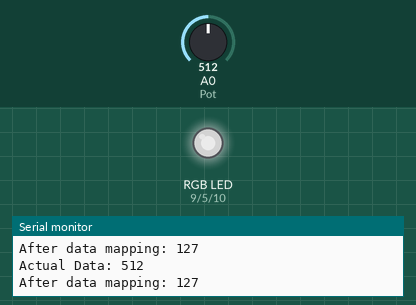
Recording of a sketch running on a simulated Arduino Uno, built with avr-gcc and run on an emulated ATmega328P. On the bench: an RGB LED mixed from three pins (HIGH = lit), the last lines printed to the serial monitor. Inputs (shaded band) come from the test bench; at power-on: A0 (Pot) = 512. Dim RGB values are drawn brighter than linear.

Above: at 1.2 s.
1.3 s: A0 (Pot) set to 716
At 2.1 s:
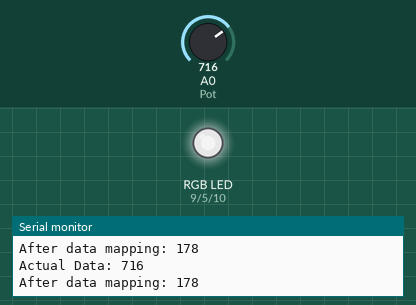
3.2 s: A0 (Pot) set to 900
At 3.46 s:
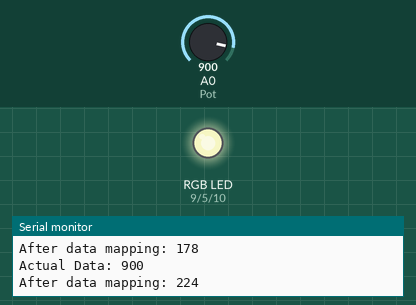
5.0 s: A0 (Pot) set to 511
At 5.16 s:
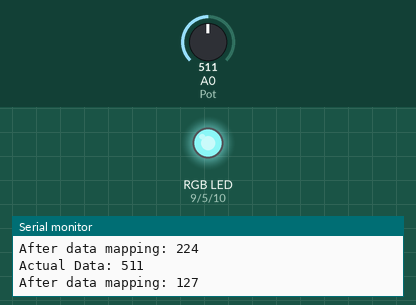
6.8 s: A0 (Pot) set to 122
At 8.0 s:
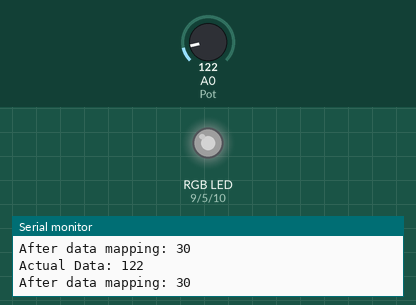
8.6 s: A0 (Pot) set to 0
At 8.87 s:
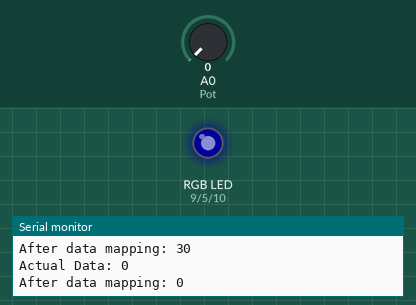
10.4 s: A0 (Pot) set to 3
11.9 s: A0 (Pot) set to 6
At 13.5 s:
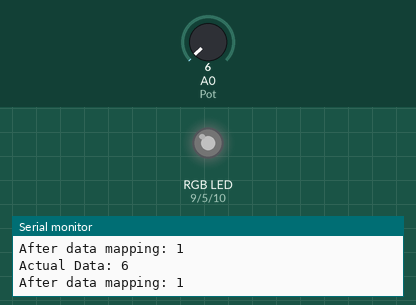
Timing chart, 0 to 14.7 s (numbered marks = the images above; inputs shaded):
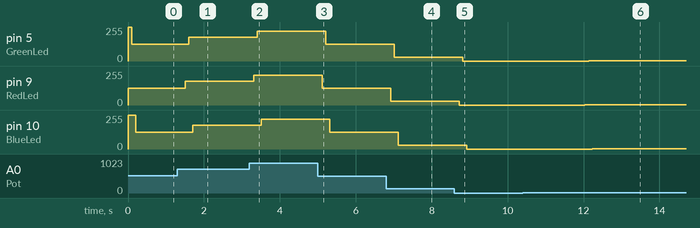

The sketch:

RGB_CONTROL_USING_POTENTIOMETER.ino
```cpp
/*       Program to control the RGB LED using Potentiometer
 * -----------------------------------------------------------------
 * Hardware configured for RGB LED with Common Anode Configuration
 * RedLed:   9
 * GreenLEd: 5
 * BlueLed: 10
 *------------------------------------------------------------------
 */

#define Pot A0
#define RedLed 9
#define GreenLed 5
#define BlueLed 10
#define Delay 100    // Delayvalue for LED Control

int data=0;          // TO store potentiometer data
//////////////////////////////////////////////////////////////////////////////////////
void setup() {
 pinMode(RedLed, OUTPUT);    //configuring the RedLed as Output device
 pinMode(GreenLed, OUTPUT);  //configuring the GreenLed as Output device
 pinMode(BlueLed, OUTPUT);   //configuring the BlueLed as Output device

 // We are making Sure that led is turned off //
 digitalWrite(RedLed, HIGH);
 digitalWrite(GreenLed, HIGH);
 digitalWrite(BlueLed, HIGH);

 Serial.begin(9600);         // Serial Window for debugging
}
//////////////////////////////////////////////////////////////////////////////////////
void loop() {
data= analogRead(Pot);      // Reading the potentiometer data
MapData();                  // Calling Map Function
//RGBControl();             // Calling RGB Function
}
//////////////////////////////////////////////////////////////////////////////////////
// RGB Brightness Control using Map Function Starts Here //
void MapData(){
  Serial.print("Actual Data: ");
  Serial.println(data);                  // Printing OUT the potentiometer actual Data

  data= map(data, 0, 1023, 0, 255);

  Serial.print("After data mapping: ");
  Serial.println(data);                  // Printing OUT the potentiometer mapped Data
  Serial.println("");

  analogWrite(RedLed,data);              // Passsing the Mapped Data to RedLed
  delay(Delay);
  analogWrite(GreenLed,data);            // Passsing the Mapped Data to GreenLed
  delay(Delay);
  analogWrite(BlueLed,data);             // Passsing the Mapped Data to BlueLed
  delay(Delay);
}
//////////////////////////////////////////////////////////////////////////////////////
// RGB Blinking Pattern Function Starts here  //
void RGBControl(){
  digitalWrite(RedLed,0);                //turning the redled on
  delay(data);
  digitalWrite(RedLed,1);                //turning the redled off
  delay(data);

  digitalWrite(GreenLed,0);              //turning the greenled on
  delay(data);
  digitalWrite(GreenLed,1);              //turning the greenled off
  delay(data);

  digitalWrite(BlueLed,0);               //turning the blueled on
  delay(data);
  digitalWrite(BlueLed,1);               //turning the blueled off
  delay(data);
}
```

Measured:
- after the input at 1.3 s, pin 5 (GreenLed): 127/255 → 178/255 after 0.31 s; pin 9 (RedLed): 127/255 → 178/255 after 0.21 s; pin 10 (BlueLed): 127/255 → 178/255 after 0.41 s
- after the input at 3.2 s, pin 5 (GreenLed): 178/255 → 224/255 after 0.21 s; pin 9 (RedLed): 178/255 → 224/255 after 0.11 s; pin 10 (BlueLed): 178/255 → 224/255 after 0.31 s
- after the input at 5.0 s, pin 5 (GreenLed): 224/255 → 127/255 after 0.22 s; pin 9 (RedLed): 224/255 → 127/255 after 0.12 s; pin 10 (BlueLed): 224/255 → 127/255 after 0.32 s
- after the input at 6.8 s, pin 5 (GreenLed): 127/255 → 30/255 after 0.22 s; pin 9 (RedLed): 127/255 → 30/255 after 0.12 s; pin 10 (BlueLed): 127/255 → 30/255 after 0.32 s
- after the input at 8.6 s, pin 5 (GreenLed): 30/255 → 0/255 after 0.22 s; pin 9 (RedLed): 30/255 → 0/255 after 0.12 s; pin 10 (BlueLed): 30/255 → 0/255 after 0.32 s
- after the input at 11.9 s, pin 5 (GreenLed): 0/255 → 1/255 after 0.23 s; pin 9 (RedLed): 0/255 → 1/255 after 0.13 s; pin 10 (BlueLed): 0/255 → 1/255 after 0.33 s
